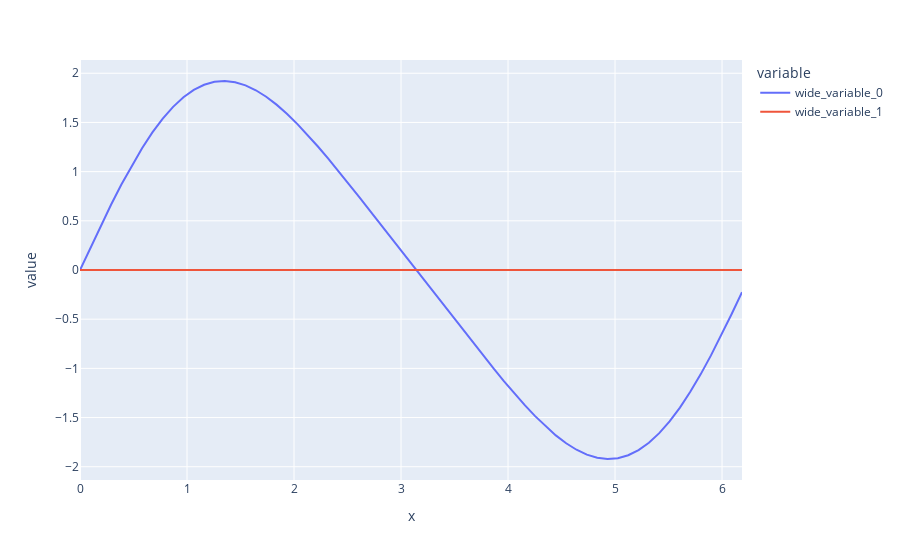

The code cell stored with this chart in its notebook:
### Code cell
X0_sin_space = iDFT @ (X0_sin)
print('mean of X0 :',np.mean(X0_sin))
px.line(x=xspan,y=[np.real(X0_sin_space),np.imag(X0_sin_space)])
